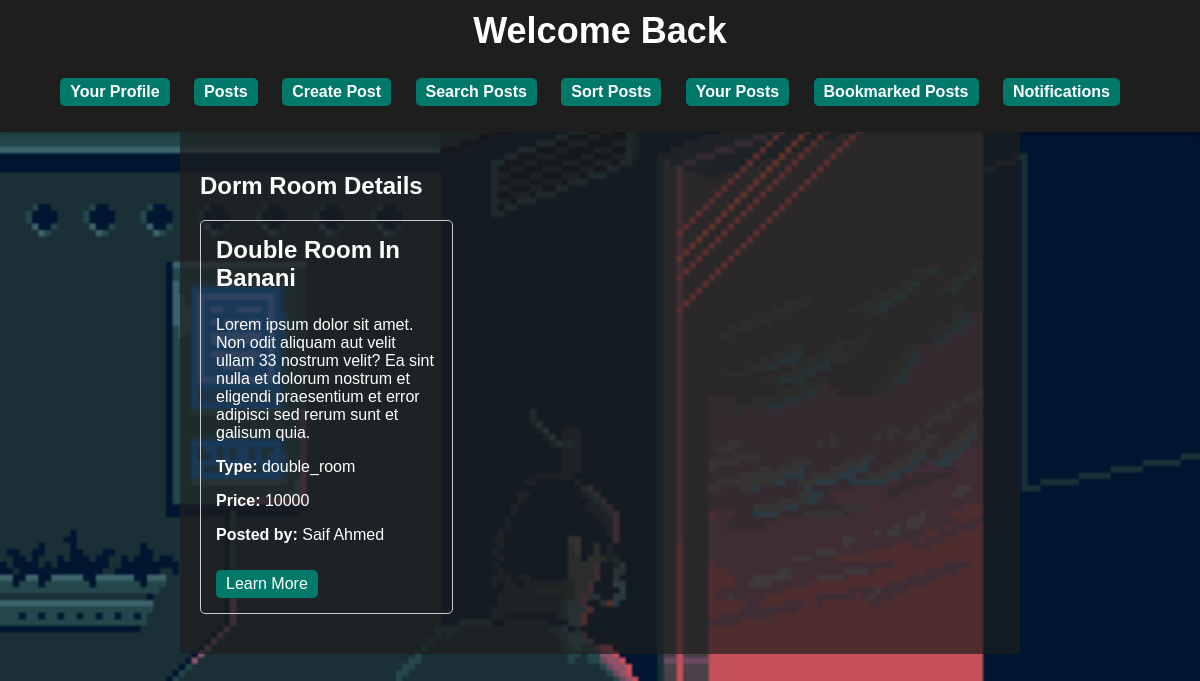
/users/teertho/posts/, run on an earlier commit of the app's database.
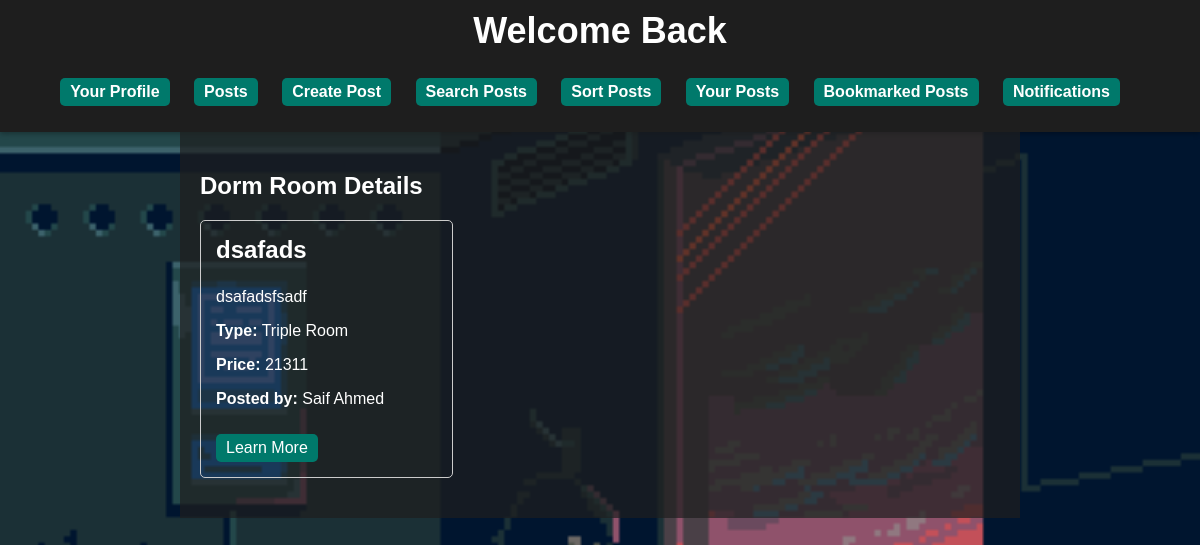
And on a later commit of the database.
### users/models.py (models this page shows)
class DormRoom(models.Model):
    title = models.CharField(max_length=255)
    content = models.TextField()
    popularity = models.IntegerField(default=0)
    type = models.CharField(max_length=50)
    price = models.CharField(max_length=20)
    link = models.URLField(max_length=200, null=True)
    posted_by = models.ForeignKey(Register, on_delete=models.CASCADE, related_name='posted')
    comments = models.ManyToManyField(Comment, blank=True)
    bookmarked_by = models.ManyToManyField(Register, blank=True, related_name='bookmarked')

class Register(models.Model):
    username=models.CharField(max_length=30)
    email=models.EmailField()
    password=models.CharField(max_length=100)
    nid=models.IntegerField()

### users/views.py (the view)
# urls.py: path('<str:username>/posts/', views.show_posts, name='show_posts'),
def show_posts(request, username):
    username = request.session.get('username')
    posts = DormRoom.objects.all()
    sort_option = request.POST.get('sort', 'default')
    if sort_option == 'price_high_to_low':
        posts = posts.order_by('-price')  # Sort by price in descending order (highest to lowest)
    return render(request, 'dorm_room_details.html', {'dorm_rooms': posts, 'username': username, 'sort_option': sort_option})

### users/templates/dorm_room_details.html
{% extends "profile_base.html" %}
{% block content %}
<body style="background-image: url('/static/bg9.gif'); background-size: cover;">
    <h2>Dorm Room Details</h2>
    <div class="room-grid">
        {% for room in dorm_rooms %}
            <div class="room-card">
                <h3>{{room.title}}</h3>
                <p>{{ room.content }}</p>
                <p><strong>Type:</strong> {{ room.type }}</p>
                <p><strong>Price:</strong> {{ room.price }}</p>
                <p><strong>Posted by:</strong> {{room.posted_by.username}}</p>
                <a href="{{ room.link }}" target="_blank">Learn More</a>
            </div>
        {% endfor %}
    </div>
</body>
{% endblock %}

What changed in the data, as far as the page shows it:
removed DormRoom: title "Double Room In Banani", content "Lorem ipsum dolor sit amet. Non odit aliquam aut velit ullam 33 nostrum velit? Ea sint nulla et dolorum nostrum et eligendi praesentium et error adipisci sed rerum sunt et galisum quia.", type "double_room", price "10000", posted_by.username "Saif Ahmed"
added DormRoom: title "dsafads", content "dsafadsfsadf", type "Triple Room", price "21311", posted_by.username "Saif Ahmed"
